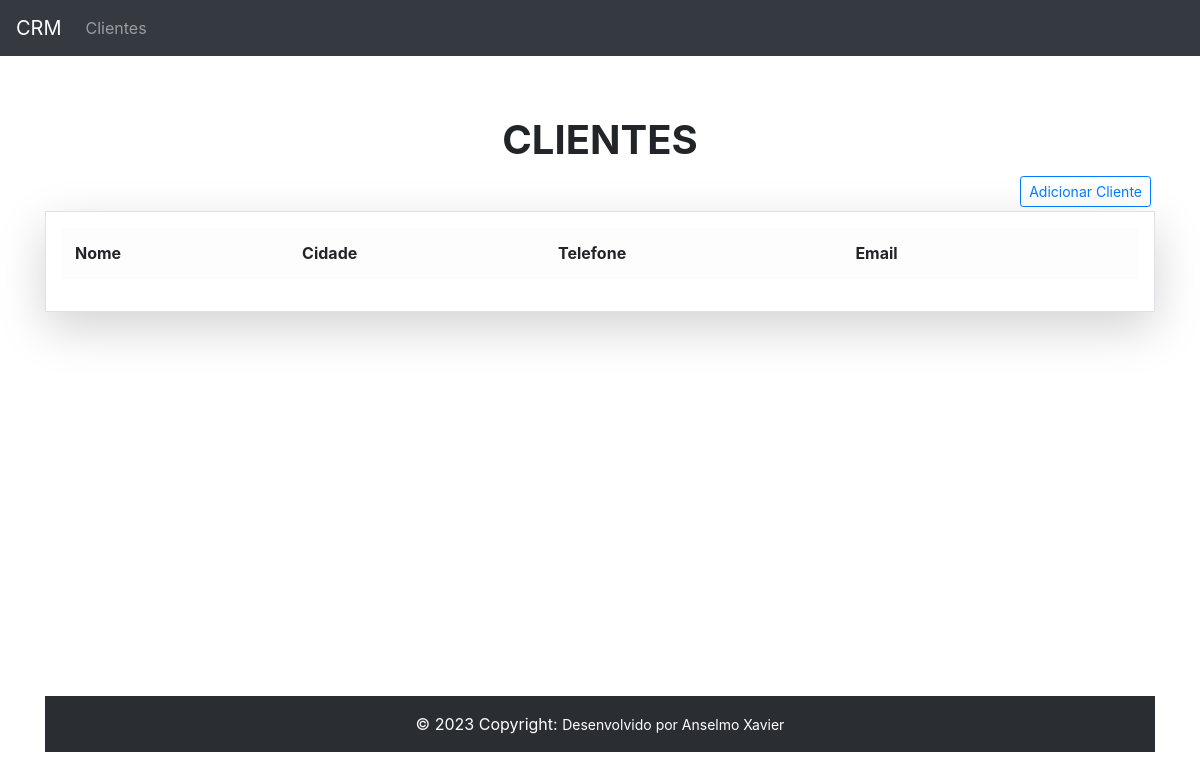
/customer/list/, run on an earlier commit of the app's database.
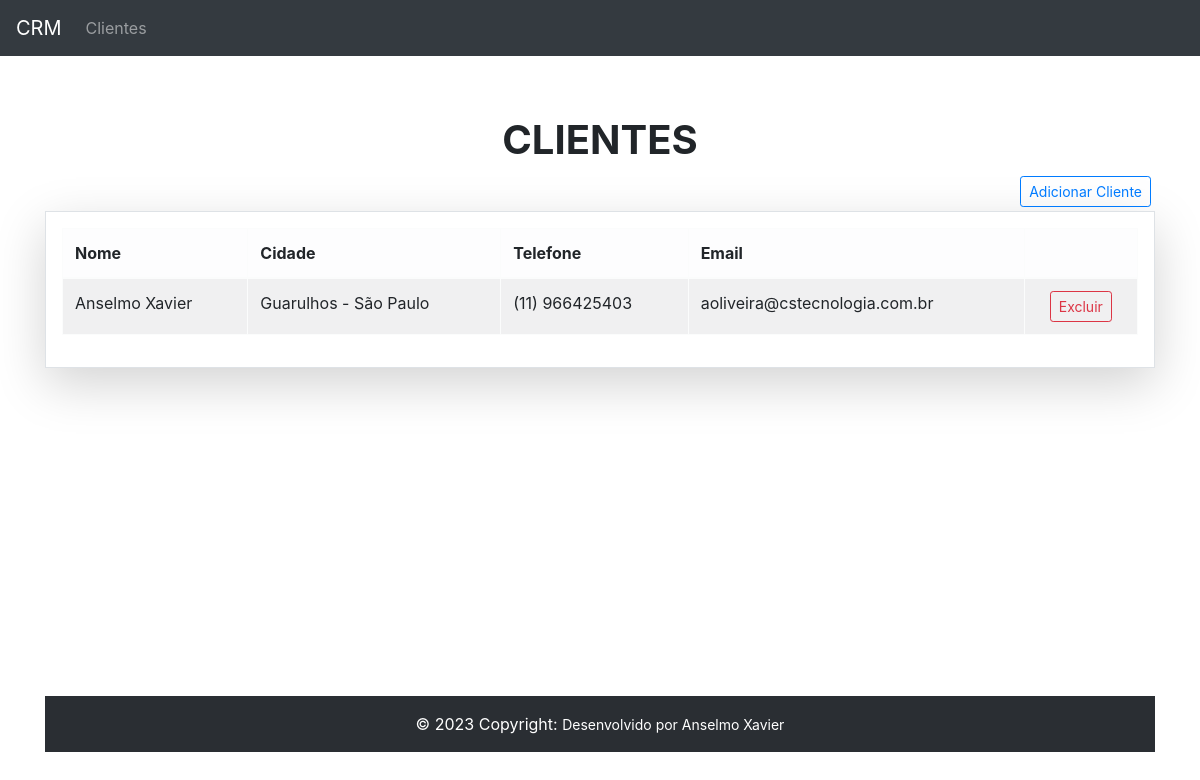
And on a later commit of the database.
### customer/models.py (models this page shows, shortened)
class Customer(models.Model):
    first_name = models.CharField( max_length=30)
    last_name = models.CharField( max_length=50)
    email = models.EmailField()
    bird_date = models.DateField()
    area_code = models.CharField(max_length=3)
    phone_number = models.CharField(max_length=9)
    country = models.CharField(max_length=30)
    state = models.CharField(max_length=30)
    city = models.CharField(max_length=30)
    create_date = models.DateTimeField(auto_now_add=True)
    update_date = models.DateTimeField(auto_now=True)
    active = models.BooleanField(default=True)
    def get_full_phone_number(self):
        return f'({self.area_code}) {self.phone_number}'
    def get_full_name(self):
        return f'{self.first_name} {self.last_name}'
    def get_full_city(self):
        return f'{self.city} - {self.state}'
    class Meta:
        db_table = "customer"

### customer/views.py (the view)
# urls.py: path('list/', ListCustomer.as_view(), name='list'),
class ListCustomer(ListView):
    template_name = "customer/customer_list.html"
    model = Customer
    queryset = Customer.objects.all()
    context_object_name = 'customers'

### customer/templates/customer/customer_list.html
{% extends "model-page.html" %}
{% block content %}
  <h1 class='text-center'><strong>CLIENTES</strong></h1>
  <div class="d-grid gap-3 p-1 d-md-flex justify-content-md-end ">
  <a href='{% url "customer:create" %}'>
  <button class="btn btn-outline-primary btn-sm " type="button">Adicionar Cliente</button>
  </a>
</div>
<div class="shadow-lg p-3 mb-5 border">
<table class="table table-light table-striped table-hove table-bordered border-dark">
  <thead>
    <tr>
      <th scope="col">Nome</th>
      <th scope="col">Cidade</th>
      <th scope="col">Telefone</th>
      <th scope="col">Email</th>
      <th scope="col"></th>
    </tr>
  </thead>
  <tbody>
   {% for customer in customers %}
    <tr>
      <td>{{ customer.get_full_name}}</td>
      <td>{{ customer.get_full_city}}</td>
      <td>{{ customer.get_full_phone_number}}</td>
      <td >{{ customer.email}}</td>
      <td class='text-center'><button type="button" class="btn btn-sm btn-outline-danger">Excluir</button></td>
    </tr>
    {% endfor %}
  </tbody>
</table>
</div>
{% endblock  %}

What changed in the data, as far as the page shows it:
added Customer: get_full_name "Anselmo Xavier", get_full_city "Guarulhos - São Paulo", get_full_phone_number "(11) 966425403", email "aoliveira@cstecnologia.com.br"
